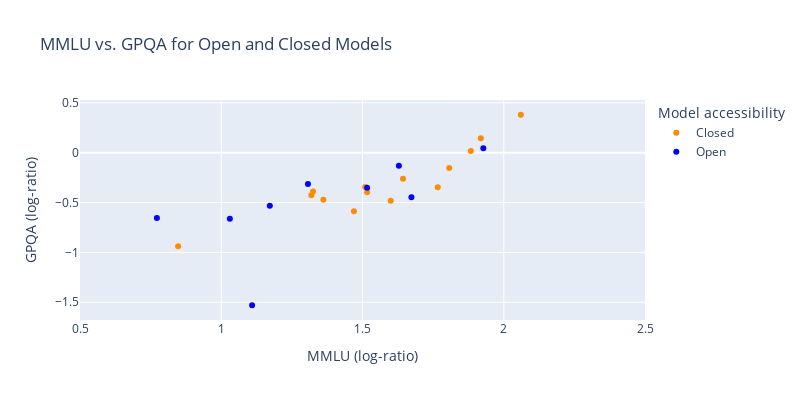

Notebook source saved alongside this figure:
### Code cell
color_map = {'Open': 'blue', 'Closed': 'darkorange'}

# Create the plot
fig = px.scatter(df, x='MMLU (log-ratio)', y='GPQA (log-ratio)', color='Open/Closed',
                 title='MMLU vs. GPQA for Open and Closed Models',
                 labels={'MMLU': 'MMLU Score', 'GPQA': 'GPQA Score', 'Date': 'Date', 'System': 'Model'},
                 hover_data=['System', 'Date', 'MMLU', 'GPQA'],
                 color_discrete_map=color_map)

# x limits
# fig.update_xaxes(range=[0.6, 1])
fig.update_xaxes(range=[0.5, 2.5])

# Improve the layout
fig.update_layout(
    width=800,
    height=400,
    xaxis_title="MMLU (log-ratio)",
    yaxis_title="GPQA (log-ratio)",
    legend_title="Model accessibility",
    font=dict(size=12),
    hovermode="closest"
)

# Show the plot
fig.show()

### Figure 1 — Plotly figure (JSON) as saved in the notebook; plotly's stock layout.template omitted (floating-point values rounded to 4 significant figures; data arrays with more than 128 entries replaced by an {"elided": "..."} marker saying what was removed)
{"data": [{"customdata": {"elided": "52x4 mixed values"}, "hovertemplate": "Open/Closed=Closed<br>MMLU (log-ratio)=%{x}<br>GPQA (log-ratio)=%{y}<br>Model=%{customdata[0]}<br>Date=%{customdata[1]}<br>MMLU Score=%{customdata[2]}<br>GPQA Score=%{customdata[3]}<extra></extra>", "legendgroup": "Closed", "marker": {"color": "darkorange", "symbol": "circle"}, "mode": "markers", "name": "Closed", "orientation": "v", "showlegend": true, "type": "scatter", "x": [null, null, null, null, null, null, null, null, null, null, null, null, null, null, -0.4398, 0.7309, 1.295, 1.883, 1.325, 2.06, null, null, 0.763, 0.9346, 1.319, 1.51, 1.807, null, 1.655, 0.4055, 0.8473, 1.849, 1.766, 1.47, null, 1.919, 1.516, 1.361, 1.361, 1.463, -1.136, 0.2047, 0.91, 1.283, 1.6, -1.164, -1.214, -1.169, -0.418, 0.5365, 0.6103, 1.643], "xaxis": "x", "y": [null, null, null, null, null, null, null, null, null, null, null, null, null, null, null, null, null, 0.016, -0.3888, 0.3805, null, null, null, null, -0.4263, -0.3433, -0.1523, null, null, null, -0.9395, null, -0.3475, -0.5884, null, 0.1442, -0.3971, null, -0.4726, null, null, null, null, null, -0.4811, null, null, null, null, null, null, -0.2615], "yaxis": "y"}, {"customdata": {"elided": "114x4 mixed values"}, "hovertemplate": "Open/Closed=Open<br>MMLU (log-ratio)=%{x}<br>GPQA (log-ratio)=%{y}<br>Model=%{customdata[0]}<br>Date=%{customdata[1]}<br>MMLU Score=%{customdata[2]}<br>GPQA Score=%{customdata[3]}<extra></extra>", "legendgroup": "Open", "marker": {"color": "blue", "symbol": "circle"}, "mode": "markers", "name": "Open", "orientation": "v", "showlegend": true, "type": "scatter", "x": [null, null, null, null, null, null, null, null, null, null, null, null, null, null, null, null, null, null, null, null, null, null, null, null, null, null, null, null, null, null, null, null, null, null, null, null, null, null, null, null, null, null, null, null, null, null, null, null, null, null, null, null, null, null, -0.4419, 1.131, null, null, null, null, null, 1.136, 1.03, 0.91, -0.07203, 1.295, -1.036, 0.2168, 0.8712, -0.3105, 1.109, 0.91, -0.2088, -0.6812, 1.516, 0.7722, 1.629, 1.928, -0.6146, -0.1242, 0.3146, 0.5494, -0.1886, 0.1926, 0.5151, 0.7954, 1.658, 0.4096, 1.254, -0.8095, -0.08004, 1.457, 1.307, null, null, null, -0.5758, 0.2696, 0.6946, 1.673, -0.1914, -1.035, -0.1966, -1.062, -1.093, -1.01, -1.062, -1.051, 0.2047, 0.4557, null, null, 1.172, 0.5689], "xaxis": "x", "y": [null, null, null, null, null, null, null, null, null, null, null, null, null, null, null, null, null, null, null, null, null, null, null, null, null, null, null, null, null, null, null, null, null, null, null, null, null, null, null, null, null, null, null, null, null, null, null, null, null, null, null, null, null, null, null, null, null, null, null, null, null, null, -0.6633, null, null, null, null, null, null, null, -1.53, null, null, null, -0.3516, -0.6544, -0.1322, 0.04401, null, null, null, null, null, null, null, null, null, null, null, null, null, null, -0.3146, null, null, null, null, null, null, -0.4473, null, null, null, null, null, null, null, null, null, null, null, null, -0.5322, null], "yaxis": "y"}], "layout": {"font": {"size": 12}, "height": 400, "hovermode": "closest", "legend": {"title": {"text": "Model accessibility"}, "tracegroupgap": 0}, "title": {"text": "MMLU vs. GPQA for Open and Closed Models"}, "width": 800, "xaxis": {"anchor": "y", "domain": [0, 1], "range": [0.5, 2.5], "title": {"text": "MMLU (log-ratio)"}}, "yaxis": {"anchor": "x", "domain": [0, 1], "title": {"text": "GPQA (log-ratio)"}}}}
